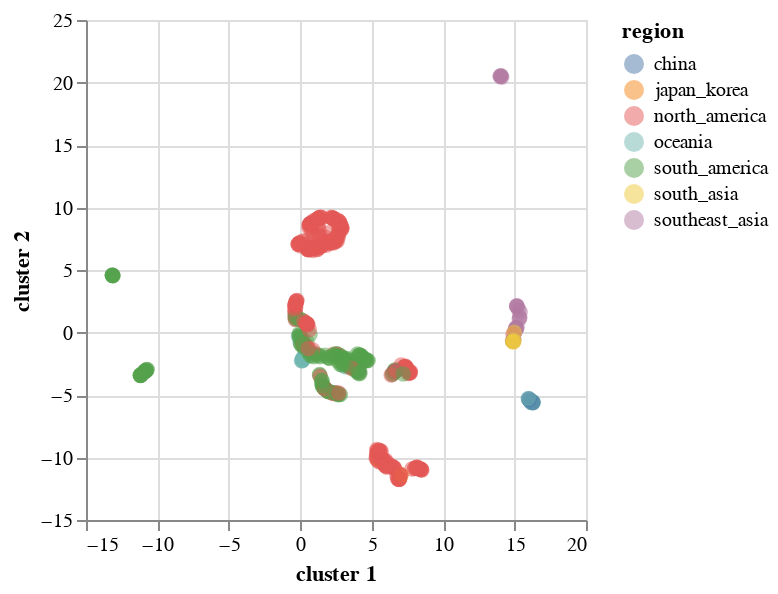

Source (notebook cell):
### Code cell
import altair as alt

base = alt.Chart(merged_df)
base.mark_circle(size=60).encode(
    x='cluster 1',
    y='cluster 2',
    opacity=alt.value(0.5),
    color='region',
    tooltip=['strain', 'region']
).properties(width=250,height=250).interactive()

### Figure 1 — Vega-Lite specification as saved in the notebook (floating-point values rounded to 4 significant figures; data arrays with more than 128 entries replaced by an {"elided": "..."} marker saying what was removed)
{"$schema": "https://vega.github.io/schema/vega-lite/v3.3.0.json", "config": {"mark": {"tooltip": null}, "view": {"height": 300, "width": 400}}, "data": {"name": "data-e0eb9f16b756c3fb206837ebcfbbece8"}, "datasets": {"data-e0eb9f16b756c3fb206837ebcfbbece8": {"elided": "486 records"}}, "encoding": {"color": {"field": "region", "type": "nominal"}, "opacity": {"value": 0.5}, "tooltip": [{"field": "strain", "type": "nominal"}, {"field": "region", "type": "nominal"}], "x": {"field": "cluster 1", "type": "quantitative"}, "y": {"field": "cluster 2", "type": "quantitative"}}, "height": 250, "mark": {"size": 60, "type": "circle"}, "selection": {"selector001": {"bind": "scales", "encodings": ["x", "y"], "type": "interval"}}, "width": 250}
